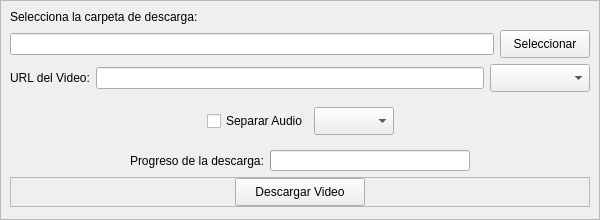
<?xml version="1.0" encoding="UTF-8"?>
<ui version="4.0">
 <class>DescargadorWindow</class>
 <widget class="QMainWindow" name="DescargadorWindow">
  <property name="geometry">
   <rect>
    <x>0</x>
    <y>0</y>
    <width>600</width>
    <height>220</height>
   </rect>
  </property>
  <property name="minimumSize">
   <size>
    <width>600</width>
    <height>220</height>
   </size>
  </property>
  <property name="maximumSize">
   <size>
    <width>600</width>
    <height>999</height>
   </size>
  </property>
  <property name="windowTitle">
   <string>Descargador de Videos de YouTube</string>
  </property>
  <widget class="QWidget" name="centralwidget">
   <layout class="QVBoxLayout" name="verticalLayout">
    <property name="spacing">
     <number>0</number>
    </property>
    <property name="leftMargin">
     <number>0</number>
    </property>
    <property name="topMargin">
     <number>0</number>
    </property>
    <property name="rightMargin">
     <number>0</number>
    </property>
    <property name="bottomMargin">
     <number>0</number>
    </property>
    <item>
     <widget class="QFrame" name="frame">
      <property name="frameShape">
       <enum>QFrame::StyledPanel</enum>
      </property>
      <property name="frameShadow">
       <enum>QFrame::Raised</enum>
      </property>
      <layout class="QVBoxLayout" name="verticalLayout_2">
       <item>
        <widget class="QFrame" name="FrameRutaDescarga">
         <property name="sizePolicy">
          <sizepolicy hsizetype="Preferred" vsizetype="Fixed">
           <horstretch>0</horstretch>
           <verstretch>0</verstretch>
          </sizepolicy>
         </property>
         <layout class="QVBoxLayout" name="verticalLayoutFolder">
          <property name="spacing">
           <number>6</number>
          </property>
          <property name="leftMargin">
           <number>0</number>
          </property>
          <property name="topMargin">
           <number>0</number>
          </property>
          <property name="rightMargin">
           <number>0</number>
          </property>
          <property name="bottomMargin">
           <number>0</number>
          </property>
          <item>
           <widget class="QLabel" name="labelCarpeta">
            <property name="text">
             <string>Selecciona la carpeta de descarga:</string>
            </property>
           </widget>
          </item>
          <item>
           <widget class="QFrame" name="FrameRuta">
            <layout class="QHBoxLayout" name="horizontalLayoutFolder">
             <property name="leftMargin">
              <number>0</number>
             </property>
             <property name="topMargin">
              <number>0</number>
             </property>
             <property name="rightMargin">
              <number>0</number>
             </property>
             <property name="bottomMargin">
              <number>0</number>
             </property>
             <item>
              <widget class="QLineEdit" name="carpetaLineEdit"/>
             </item>
             <item>
              <widget class="QPushButton" name="seleccionarCarpetaButton">
               <property name="minimumSize">
                <size>
                 <width>90</width>
                 <height>28</height>
                </size>
               </property>
               <property name="maximumSize">
                <size>
                 <width>90</width>
                 <height>28</height>
                </size>
               </property>
               <property name="text">
                <string>Seleccionar</string>
               </property>
              </widget>
             </item>
            </layout>
           </widget>
          </item>
         </layout>
        </widget>
       </item>
       <item>
        <widget class="QFrame" name="FrameURL">
         <property name="sizePolicy">
          <sizepolicy hsizetype="Preferred" vsizetype="Fixed">
           <horstretch>0</horstretch>
           <verstretch>0</verstretch>
          </sizepolicy>
         </property>
         <layout class="QHBoxLayout" name="horizontalLayout_2">
          <property name="leftMargin">
           <number>0</number>
          </property>
          <property name="topMargin">
           <number>0</number>
          </property>
          <property name="rightMargin">
           <number>0</number>
          </property>
          <property name="bottomMargin">
           <number>0</number>
          </property>
          <item>
           <widget class="QLabel" name="labelURL">
            <property name="text">
             <string>URL del Video:</string>
            </property>
           </widget>
          </item>
          <item>
           <widget class="QLineEdit" name="urlLineEdit"/>
          </item>
          <item>
           <widget class="QComboBox" name="videoFormatComboBox">
            <property name="minimumSize">
             <size>
              <width>100</width>
              <height>28</height>
             </size>
            </property>
            <property name="maximumSize">
             <size>
              <width>100</width>
              <height>28</height>
             </size>
            </property>
           </widget>
          </item>
         </layout>
        </widget>
       </item>
       <item>
        <widget class="QFrame" name="FrameAudio">
         <property name="sizePolicy">
          <sizepolicy hsizetype="Preferred" vsizetype="Fixed">
           <horstretch>0</horstretch>
           <verstretch>0</verstretch>
          </sizepolicy>
         </property>
         <layout class="QHBoxLayout" name="horizontalLayout">
          <property name="leftMargin">
           <number>9</number>
          </property>
          <property name="rightMargin">
           <number>9</number>
          </property>
          <item>
           <spacer name="horizontalSpacer_2">
            <property name="orientation">
             <enum>Qt::Horizontal</enum>
            </property>
            <property name="sizeHint" stdset="0">
             <size>
              <width>40</width>
              <height>20</height>
             </size>
            </property>
           </spacer>
          </item>
          <item>
           <widget class="QCheckBox" name="separarAudioCheckBox">
            <property name="text">
             <string>Separar Audio</string>
            </property>
           </widget>
          </item>
          <item>
           <widget class="QComboBox" name="audioFormatComboBox">
            <property name="minimumSize">
             <size>
              <width>80</width>
              <height>28</height>
             </size>
            </property>
            <property name="maximumSize">
             <size>
              <width>80</width>
              <height>28</height>
             </size>
            </property>
           </widget>
          </item>
          <item>
           <spacer name="horizontalSpacer">
            <property name="orientation">
             <enum>Qt::Horizontal</enum>
            </property>
            <property name="sizeHint" stdset="0">
             <size>
              <width>40</width>
              <height>20</height>
             </size>
            </property>
           </spacer>
          </item>
         </layout>
        </widget>
       </item>
       <item>
        <widget class="QFrame" name="FrameProgreso">
         <property name="sizePolicy">
          <sizepolicy hsizetype="Preferred" vsizetype="Fixed">
           <horstretch>0</horstretch>
           <verstretch>0</verstretch>
          </sizepolicy>
         </property>
         <layout class="QHBoxLayout" name="horizontalLayout_3">
          <property name="leftMargin">
           <number>0</number>
          </property>
          <property name="topMargin">
           <number>0</number>
          </property>
          <property name="rightMargin">
           <number>0</number>
          </property>
          <property name="bottomMargin">
           <number>0</number>
          </property>
          <item>
           <spacer name="horizontalSpacer_4">
            <property name="orientation">
             <enum>Qt::Horizontal</enum>
            </property>
            <property name="sizeHint" stdset="0">
             <size>
              <width>40</width>
              <height>20</height>
             </size>
            </property>
           </spacer>
          </item>
          <item>
           <widget class="QLabel" name="labelProgreso">
            <property name="text">
             <string>Progreso de la descarga:</string>
            </property>
           </widget>
          </item>
          <item>
           <widget class="QProgressBar" name="progressBar">
            <property name="sizePolicy">
             <sizepolicy hsizetype="Expanding" vsizetype="Fixed">
              <horstretch>0</horstretch>
              <verstretch>0</verstretch>
             </sizepolicy>
            </property>
            <property name="minimumSize">
             <size>
              <width>200</width>
              <height>21</height>
             </size>
            </property>
            <property name="maximumSize">
             <size>
              <width>200</width>
              <height>21</height>
             </size>
            </property>
           </widget>
          </item>
          <item>
           <spacer name="horizontalSpacer_3">
            <property name="orientation">
             <enum>Qt::Horizontal</enum>
            </property>
            <property name="sizeHint" stdset="0">
             <size>
              <width>40</width>
              <height>20</height>
             </size>
            </property>
           </spacer>
          </item>
         </layout>
        </widget>
       </item>
       <item>
        <widget class="QFrame" name="FrameDescargar">
         <property name="sizePolicy">
          <sizepolicy hsizetype="Preferred" vsizetype="Fixed">
           <horstretch>0</horstretch>
           <verstretch>0</verstretch>
          </sizepolicy>
         </property>
         <property name="frameShape">
          <enum>QFrame::StyledPanel</enum>
         </property>
         <property name="frameShadow">
          <enum>QFrame::Raised</enum>
         </property>
         <layout class="QHBoxLayout" name="horizontalLayout_4">
          <property name="leftMargin">
           <number>0</number>
          </property>
          <property name="topMargin">
           <number>0</number>
          </property>
          <property name="rightMargin">
           <number>0</number>
          </property>
          <property name="bottomMargin">
           <number>0</number>
          </property>
          <item>
           <spacer name="horizontalSpacer_5">
            <property name="orientation">
             <enum>Qt::Horizontal</enum>
            </property>
            <property name="sizeHint" stdset="0">
             <size>
              <width>40</width>
              <height>20</height>
             </size>
            </property>
           </spacer>
          </item>
          <item>
           <widget class="QPushButton" name="descargarButton">
            <property name="minimumSize">
             <size>
              <width>130</width>
              <height>28</height>
             </size>
            </property>
            <property name="maximumSize">
             <size>
              <width>130</width>
              <height>28</height>
             </size>
            </property>
            <property name="text">
             <string>Descargar Video</string>
            </property>
           </widget>
          </item>
          <item>
           <spacer name="horizontalSpacer_6">
            <property name="orientation">
             <enum>Qt::Horizontal</enum>
            </property>
            <property name="sizeHint" stdset="0">
             <size>
              <width>40</width>
              <height>20</height>
             </size>
            </property>
           </spacer>
          </item>
         </layout>
        </widget>
       </item>
      </layout>
     </widget>
    </item>
   </layout>
  </widget>
 </widget>
 <resources/>
 <connections/>
</ui>
